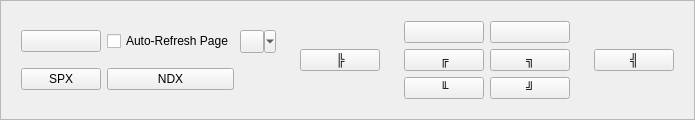
                      <widget class="QFrame" name="frame_43">
                       <property name="frameShape">
                        <enum>QFrame::Shape::StyledPanel</enum>
                       </property>
                       <property name="frameShadow">
                        <enum>QFrame::Shadow::Raised</enum>
                       </property>
                       <layout class="QHBoxLayout" name="horizontalLayout_25">
                        <item>
                         <widget class="QFrame" name="frame_5">
                          <property name="sizePolicy">
                           <sizepolicy hsizetype="Expanding" vsizetype="Preferred">
                            <horstretch>0</horstretch>
                            <verstretch>0</verstretch>
                           </sizepolicy>
                          </property>
                          <property name="frameShape">
                           <enum>QFrame::Shape::NoFrame</enum>
                          </property>
                          <property name="frameShadow">
                           <enum>QFrame::Shadow::Raised</enum>
                          </property>
                          <layout class="QGridLayout" name="gridLayout_12">
                           <item row="3" column="1">
                            <widget class="QPushButton" name="pushButton_31">
                             <property name="text">
                              <string>NDX</string>
                             </property>
                             <property name="checkable">
                              <bool>true</bool>
                             </property>
                            </widget>
                           </item>
                           <item row="3" column="0">
                            <widget class="QPushButton" name="pushButton_28">
                             <property name="text">
                              <string>SPX</string>
                             </property>
                             <property name="checkable">
                              <bool>true</bool>
                             </property>
                            </widget>
                           </item>
                           <item row="1" column="0">
                            <widget class="QPushButton" name="p6_manual_button">
                             <property name="text">
                              <string/>
                             </property>
                             <property name="icon">
                              <iconset resource="../resources/resources.qrc">
                               <normaloff>:/svg/SVG/arrow-rotate-right-solid.svg</normaloff>:/svg/SVG/arrow-rotate-right-solid.svg</iconset>
                             </property>
                            </widget>
                           </item>
                           <item row="1" column="2">
                            <widget class="QToolButton" name="p6_interval_toolbutton">
                             <property name="text">
                              <string/>
                             </property>
                             <property name="icon">
                              <iconset resource="../resources/resources.qrc">
                               <normaloff>:/svg/SVG/clock-rotate-left-solid.svg</normaloff>:/svg/SVG/clock-rotate-left-solid.svg</iconset>
                             </property>
                             <property name="popupMode">
                              <enum>QToolButton::ToolButtonPopupMode::MenuButtonPopup</enum>
                             </property>
                             <property name="toolButtonStyle">
                              <enum>Qt::ToolButtonStyle::ToolButtonIconOnly</enum>
                             </property>
                            </widget>
                           </item>
                           <item row="1" column="1">
                            <widget class="QCheckBox" name="p6_checkbox">
                             <property name="text">
                              <string>Auto-Refresh Page</string>
                             </property>
                            </widget>
                           </item>
                          </layout>
                         </widget>
                        </item>
                        <item>
                         <widget class="QFrame" name="frame_56">
                          <property name="sizePolicy">
                           <sizepolicy hsizetype="Minimum" vsizetype="Minimum">
                            <horstretch>0</horstretch>
                            <verstretch>0</verstretch>
                           </sizepolicy>
                          </property>
                          <property name="frameShape">
                           <enum>QFrame::Shape::NoFrame</enum>
                          </property>
                          <property name="frameShadow">
                           <enum>QFrame::Shadow::Raised</enum>
                          </property>
                          <layout class="QHBoxLayout" name="horizontalLayout_30">
                           <item>
                            <widget class="QPushButton" name="pushButton_41">
                             <property name="sizePolicy">
                              <sizepolicy hsizetype="Fixed" vsizetype="Fixed">
                               <horstretch>0</horstretch>
                               <verstretch>0</verstretch>
                              </sizepolicy>
                             </property>
                             <property name="text">
                              <string>╠</string>
                             </property>
                            </widget>
                           </item>
                          </layout>
                         </widget>
                        </item>
                        <item>
                         <widget class="QFrame" name="frame_48">
                          <property name="sizePolicy">
                           <sizepolicy hsizetype="Expanding" vsizetype="Preferred">
                            <horstretch>0</horstretch>
                            <verstretch>0</verstretch>
                           </sizepolicy>
                          </property>
                          <property name="frameShape">
                           <enum>QFrame::Shape::NoFrame</enum>
                          </property>
                          <property name="frameShadow">
                           <enum>QFrame::Shadow::Raised</enum>
                          </property>
                          <layout class="QGridLayout" name="gridLayout_4">
                           <item row="0" column="0">
                            <widget class="QPushButton" name="p6_start_button">
                             <property name="text">
                              <string/>
                             </property>
                             <property name="icon">
                              <iconset resource="../resources/resources.qrc">
                               <normaloff>:/svg/SVG/play-solid (1).svg</normaloff>:/svg/SVG/play-solid (1).svg</iconset>
                             </property>
                            </widget>
                           </item>
                           <item row="0" column="1">
                            <widget class="QPushButton" name="p6_end_button">
                             <property name="text">
                              <string/>
                             </property>
                             <property name="icon">
                              <iconset resource="../resources/resources.qrc">
                               <normaloff>:/svg/SVG/ban-solid.svg</normaloff>:/svg/SVG/ban-solid.svg</iconset>
                             </property>
                            </widget>
                           </item>
                           <item row="1" column="0">
                            <widget class="QPushButton" name="pushButton_38">
                             <property name="text">
                              <string>╔</string>
                             </property>
                             <property name="checkable">
                              <bool>true</bool>
                             </property>
                            </widget>
                           </item>
                           <item row="1" column="1">
                            <widget class="QPushButton" name="pushButton_35">
                             <property name="text">
                              <string>╗</string>
                             </property>
                             <property name="checkable">
                              <bool>true</bool>
                             </property>
                            </widget>
                           </item>
                           <item row="2" column="0">
                            <widget class="QPushButton" name="pushButton_33">
                             <property name="text">
                              <string>╙</string>
                             </property>
                             <property name="checkable">
                              <bool>true</bool>
                             </property>
                            </widget>
                           </item>
                           <item row="2" column="1">
                            <widget class="QPushButton" name="pushButton_40">
                             <property name="text">
                              <string>╝</string>
                             </property>
                             <property name="checkable">
                              <bool>true</bool>
                             </property>
                            </widget>
                           </item>
                          </layout>
                         </widget>
                        </item>
                        <item>
                         <widget class="QFrame" name="frame_57">
                          <property name="sizePolicy">
                           <sizepolicy hsizetype="Minimum" vsizetype="Minimum">
                            <horstretch>0</horstretch>
                            <verstretch>0</verstretch>
                           </sizepolicy>
                          </property>
                          <property name="frameShape">
                           <enum>QFrame::Shape::NoFrame</enum>
                          </property>
                          <property name="frameShadow">
                           <enum>QFrame::Shadow::Raised</enum>
                          </property>
                          <layout class="QHBoxLayout" name="horizontalLayout_32">
                           <item>
                            <widget class="QPushButton" name="pushButton_43">
                             <property name="sizePolicy">
                              <sizepolicy hsizetype="Fixed" vsizetype="Fixed">
                               <horstretch>0</horstretch>
                               <verstretch>0</verstretch>
                              </sizepolicy>
                             </property>
                             <property name="text">
                              <string>╣</string>
                             </property>
                            </widget>
                           </item>
                          </layout>
                         </widget>
                        </item>
                       </layout>
                      </widget>
